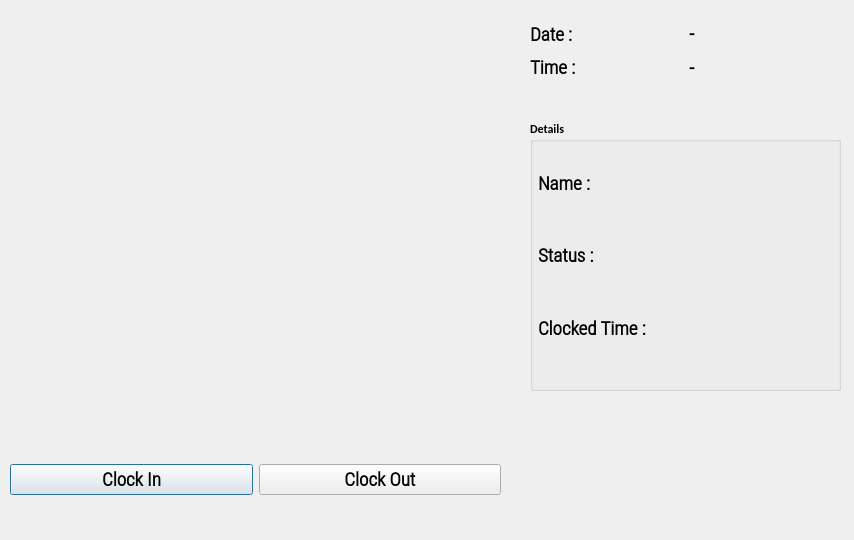
<?xml version="1.0" encoding="UTF-8"?>
<ui version="4.0">
 <class>OutputDialog</class>
 <widget class="QDialog" name="OutputDialog">
  <property name="geometry">
   <rect>
    <x>0</x>
    <y>0</y>
    <width>854</width>
    <height>540</height>
   </rect>
  </property>
  <property name="minimumSize">
   <size>
    <width>0</width>
    <height>0</height>
   </size>
  </property>
  <property name="maximumSize">
   <size>
    <width>854</width>
    <height>540</height>
   </size>
  </property>
  <property name="font">
   <font>
    <family>Calibri</family>
    <weight>75</weight>
    <bold>true</bold>
   </font>
  </property>
  <property name="windowTitle">
   <string>Face Recognition Attendance App</string>
  </property>
  <property name="windowIcon">
   <iconset resource="resource.qrc">
    <normaloff>:/icon/icon.png</normaloff>:/icon/icon.png</iconset>
  </property>
  <widget class="QLabel" name="imgLabel">
   <property name="geometry">
    <rect>
     <x>10</x>
     <y>10</y>
     <width>491</width>
     <height>391</height>
    </rect>
   </property>
   <property name="minimumSize">
    <size>
     <width>4</width>
     <height>0</height>
    </size>
   </property>
   <property name="maximumSize">
    <size>
     <width>720</width>
     <height>480</height>
    </size>
   </property>
   <property name="text">
    <string/>
   </property>
  </widget>
  <widget class="QWidget" name="horizontalLayoutWidget">
   <property name="geometry">
    <rect>
     <x>10</x>
     <y>440</y>
     <width>491</width>
     <height>80</height>
    </rect>
   </property>
   <layout class="QHBoxLayout" name="horizontalLayout">
    <item>
     <widget class="QPushButton" name="ClockInButton">
      <property name="font">
       <font>
        <family>Roboto Condensed Light</family>
        <pointsize>14</pointsize>
        <weight>75</weight>
        <bold>true</bold>
       </font>
      </property>
      <property name="text">
       <string>Clock In</string>
      </property>
      <property name="checkable">
       <bool>true</bool>
      </property>
     </widget>
    </item>
    <item>
     <widget class="QPushButton" name="ClockOutButton">
      <property name="font">
       <font>
        <family>Roboto Condensed Light</family>
        <pointsize>14</pointsize>
        <weight>75</weight>
        <bold>true</bold>
       </font>
      </property>
      <property name="text">
       <string>Clock Out</string>
      </property>
      <property name="checkable">
       <bool>true</bool>
      </property>
     </widget>
    </item>
   </layout>
  </widget>
  <widget class="QWidget" name="gridLayoutWidget">
   <property name="geometry">
    <rect>
     <x>530</x>
     <y>20</y>
     <width>311</width>
     <height>61</height>
    </rect>
   </property>
   <layout class="QGridLayout" name="gridLayout_2">
    <item row="0" column="0">
     <widget class="QLabel" name="label">
      <property name="font">
       <font>
        <family>Roboto Condensed Light</family>
        <pointsize>14</pointsize>
        <weight>75</weight>
        <bold>true</bold>
       </font>
      </property>
      <property name="text">
       <string>Date :</string>
      </property>
     </widget>
    </item>
    <item row="0" column="1">
     <widget class="QLabel" name="Date_Label">
      <property name="font">
       <font>
        <family>Roboto Condensed Light</family>
        <pointsize>15</pointsize>
        <weight>75</weight>
        <bold>true</bold>
       </font>
      </property>
      <property name="text">
       <string>-</string>
      </property>
     </widget>
    </item>
    <item row="1" column="0">
     <widget class="QLabel" name="label_2">
      <property name="font">
       <font>
        <family>Roboto Condensed Light</family>
        <pointsize>14</pointsize>
        <weight>75</weight>
        <bold>true</bold>
       </font>
      </property>
      <property name="text">
       <string>Time :</string>
      </property>
     </widget>
    </item>
    <item row="1" column="1">
     <widget class="QLabel" name="Time_Label">
      <property name="font">
       <font>
        <family>Roboto Condensed Light</family>
        <pointsize>15</pointsize>
        <weight>75</weight>
        <bold>true</bold>
       </font>
      </property>
      <property name="text">
       <string>-</string>
      </property>
     </widget>
    </item>
   </layout>
  </widget>
  <widget class="QGroupBox" name="groupBox">
   <property name="geometry">
    <rect>
     <x>530</x>
     <y>120</y>
     <width>311</width>
     <height>271</height>
    </rect>
   </property>
   <property name="title">
    <string>Details</string>
   </property>
   <widget class="QWidget" name="verticalLayoutWidget">
    <property name="geometry">
     <rect>
      <x>8</x>
      <y>30</y>
      <width>141</width>
      <height>211</height>
     </rect>
    </property>
    <layout class="QVBoxLayout" name="verticalLayout">
     <item>
      <widget class="QLabel" name="label_3">
       <property name="font">
        <font>
         <family>Roboto Condensed Light</family>
         <pointsize>14</pointsize>
         <weight>75</weight>
         <bold>true</bold>
        </font>
       </property>
       <property name="text">
        <string>Name : </string>
       </property>
      </widget>
     </item>
     <item>
      <widget class="QLabel" name="label_4">
       <property name="font">
        <font>
         <family>Roboto Condensed Light</family>
         <pointsize>14</pointsize>
         <weight>75</weight>
         <bold>true</bold>
        </font>
       </property>
       <property name="text">
        <string>Status :</string>
       </property>
      </widget>
     </item>
     <item>
      <widget class="QLabel" name="label_5">
       <property name="font">
        <font>
         <family>Roboto Condensed Light</family>
         <pointsize>14</pointsize>
         <weight>75</weight>
         <bold>true</bold>
        </font>
       </property>
       <property name="text">
        <string>Clocked Time : </string>
       </property>
      </widget>
     </item>
    </layout>
   </widget>
   <widget class="QWidget" name="verticalLayoutWidget_2">
    <property name="geometry">
     <rect>
      <x>120</x>
      <y>30</y>
      <width>181</width>
      <height>211</height>
     </rect>
    </property>
    <layout class="QVBoxLayout" name="verticalLayout_2">
     <item>
      <widget class="QLabel" name="NameLabel">
       <property name="font">
        <font>
         <family>Roboto Condensed Light</family>
         <pointsize>12</pointsize>
         <weight>50</weight>
         <bold>false</bold>
        </font>
       </property>
       <property name="text">
        <string/>
       </property>
      </widget>
     </item>
     <item>
      <widget class="QLabel" name="StatusLabel">
       <property name="font">
        <font>
         <family>Roboto Condensed Light</family>
         <pointsize>12</pointsize>
         <weight>50</weight>
         <bold>false</bold>
        </font>
       </property>
       <property name="text">
        <string/>
       </property>
      </widget>
     </item>
     <item>
      <layout class="QHBoxLayout" name="horizontalLayout_2">
       <item>
        <widget class="QLabel" name="HoursLabel">
         <property name="font">
          <font>
           <family>Roboto Condensed Light</family>
           <pointsize>12</pointsize>
           <weight>50</weight>
           <bold>false</bold>
          </font>
         </property>
         <property name="text">
          <string/>
         </property>
        </widget>
       </item>
       <item>
        <widget class="QLabel" name="MinLabel">
         <property name="font">
          <font>
           <family>Roboto Condensed Light</family>
           <pointsize>12</pointsize>
           <weight>50</weight>
           <bold>false</bold>
          </font>
         </property>
         <property name="text">
          <string/>
         </property>
        </widget>
       </item>
      </layout>
     </item>
    </layout>
   </widget>
  </widget>
 </widget>
 <resources>
  <include location="resource.qrc"/>
 </resources>
 <connections/>
</ui>
